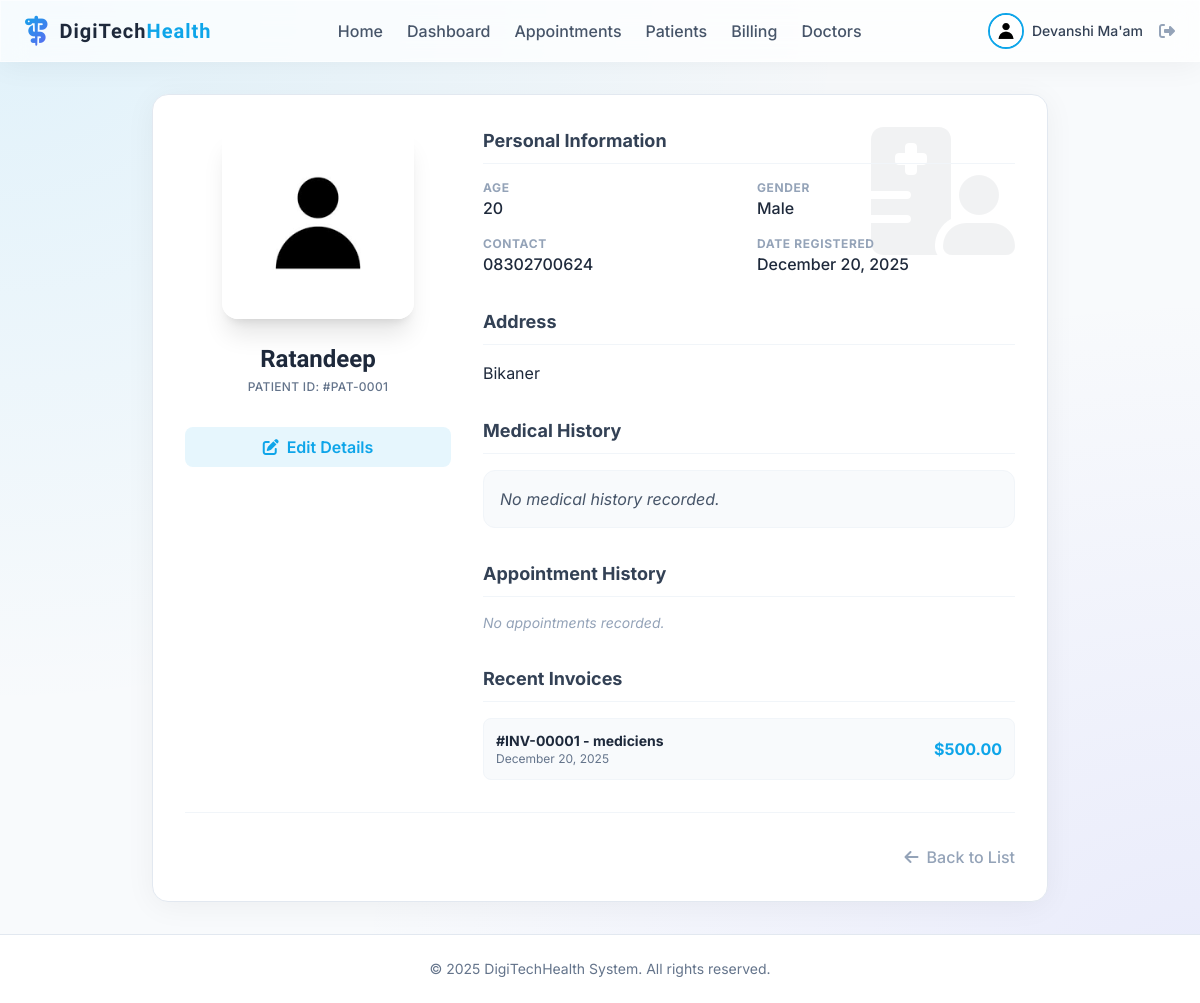
The page /patient/1 (signed in) on the database its author committed.
### app/models.py (models this page shows, shortened)
class User(db.Model, UserMixin):
    id = db.Column(db.Integer, primary_key=True)
    username = db.Column(db.String(20), unique=True, nullable=False)
    email = db.Column(db.String(120), unique=True, nullable=False)
    image_file = db.Column(db.String(20), nullable=False, default='default.jpg')
    password_hash = db.Column(db.String(128))
    role = db.Column(db.String(20), nullable=False, default='patient')

class Patient(db.Model):
    id = db.Column(db.Integer, primary_key=True)
    user_id = db.Column(db.Integer, db.ForeignKey('user.id'), nullable=True) # Optional link to User account
    name = db.Column(db.String(100), nullable=False)
    age = db.Column(db.Integer, nullable=True)
    gender = db.Column(db.String(10), nullable=True)
    contact = db.Column(db.String(15), nullable=True)
    address = db.Column(db.Text, nullable=True)
    medical_history = db.Column(db.Text, nullable=True)
    image_file = db.Column(db.String(20), nullable=False, default='default.jpg')
    date_created = db.Column(db.DateTime, nullable=False, default=db.func.current_timestamp())
    user = db.relationship('User', backref=db.backref('patient_profile', uselist=False))

class Invoice(db.Model):
    id = db.Column(db.Integer, primary_key=True)
    patient_id = db.Column(db.Integer, db.ForeignKey('patient.id'), nullable=False)
    amount = db.Column(db.Float, nullable=False)
    status = db.Column(db.String(20), nullable=False, default='Pending') # Pending, Paid
    description = db.Column(db.String(200), nullable=False)
    date_issued = db.Column(db.DateTime, nullable=False, default=db.func.current_timestamp())
    patient = db.relationship('Patient', backref='invoices')

### app/patient/routes.py (the view)
@patient.route("/patient/<int:patient_id>")
@login_required
def view_patient(patient_id):
    patient_record = Patient.query.get_or_404(patient_id)
    if current_user.role not in ['admin', 'doctor', 'receptionist']:
        if patient_record.user_id != current_user.id:
            abort(403)
    return render_template('patient/view.html', patient=patient_record, title='Patient Details')

### app/models.py (called while the page is built)
@login_manager.user_loader
def load_user(user_id):
    return User.query.get(int(user_id))

### app/templates/patient/view.html
{% extends "base.html" %}
{% block content %}
<div class="flex justify-center">
    <div class="w-full max-w-4xl glass rounded-2xl p-8 border border-slate-200 relative overflow-hidden bg-white">
        <div class="absolute top-0 right-0 p-8 opacity-5 pointer-events-none">
            <i class="fa-solid fa-hospital-user text-9xl text-slate-900"></i>
        </div>
        <div class="flex flex-col md:flex-row gap-8 items-start relative z-10">
            <div class="w-full md:w-1/3 flex flex-col items-center">
                <div class="relative group">
                    <img class="h-48 w-48 rounded-2xl object-cover border-4 border-white shadow-xl group-hover:scale-105 transition-transform duration-300"
                        src="{{ url_for('static', filename='profile_pics/' + patient.image_file) }}"
                        alt="{{ patient.name }}">
                </div>
                <h2 class="mt-6 text-2xl font-display font-bold text-slate-800 text-center">{{ patient.name }}</h2>
                <p class="text-slate-500 font-medium tracking-wide uppercase text-xs mt-1">Patient ID: #PAT-{{ "%04d" %
                    patient.id }}</p>
                {% if current_user.role in ['admin', 'doctor', 'receptionist'] %}
                <div class="mt-8 flex flex-col w-full space-y-3">
                    <a href="{{ url_for('patient.update_patient', patient_id=patient.id) }}"
                        class="w-full py-2 bg-primary/10 text-primary font-semibold rounded-lg text-center hover:bg-primary hover:text-white transition-colors">
                        <i class="fa-solid fa-pen-to-square mr-2"></i>Edit Details
                    </a>
                </div>
                {% endif %}
            </div>
            <div class="w-full md:w-2/3">
                <div class="mb-8">
                    <h3 class="text-lg font-bold text-slate-700 border-b border-slate-100 pb-2 mb-4">Personal
                        Information</h3>
                    <div class="grid grid-cols-1 md:grid-cols-2 gap-4">
                        <div>
                            <p class="text-xs text-slate-400 uppercase font-bold tracking-wider">Age</p>
                            <p class="text-slate-800 font-medium">{{ patient.age if patient.age else 'Not Provided' }}
                            </p>
                        </div>
                        <div>
                            <p class="text-xs text-slate-400 uppercase font-bold tracking-wider">Gender</p>
                            <p class="text-slate-800 font-medium">{{ patient.gender if patient.gender else 'Not
                                Provided' }}</p>
                        </div>
                        <div>
                            <p class="text-xs text-slate-400 uppercase font-bold tracking-wider">Contact</p>
                            <p class="text-slate-800 font-medium">{{ patient.contact if patient.contact else 'Not
                                Provided' }}</p>
                        </div>
                        <div>
                            <p class="text-xs text-slate-400 uppercase font-bold tracking-wider">Date Registered</p>
                            <p class="text-slate-800 font-medium">{{ patient.date_created.strftime('%B %d, %Y') }}</p>
                        </div>
                    </div>
                </div>
                <div class="mb-8">
                    <h3 class="text-lg font-bold text-slate-700 border-b border-slate-100 pb-2 mb-4">Address</h3>
                    <p class="text-slate-800 whitespace-pre-line">{{ patient.address if patient.address else 'Not
                        Provided' }}</p>
                </div>
                <div class="mb-8">
                    <h3 class="text-lg font-bold text-slate-700 border-b border-slate-100 pb-2 mb-4">Medical History
                    </h3>
                    <div class="bg-slate-50 rounded-xl p-4 border border-slate-100 italic text-slate-600">
                        {{ patient.medical_history if patient.medical_history else 'No medical history recorded.' }}
                    </div>
                </div>
                <div class="grid grid-cols-1 gap-8">
                    <div>
                        <h3 class="text-lg font-bold text-slate-700 border-b border-slate-100 pb-2 mb-4">Appointment
                            History</h3>
                        {% if patient.appointments %}
                        <div class="space-y-3">
                            {% for appt in patient.appointments|sort(attribute='date_time', reverse=True) %}
                            <div
                                class="p-3 bg-slate-50 rounded-lg flex justify-between items-center border border-slate-100">
                                <div>
                                    <p class="font-bold text-slate-800 text-sm">{{ appt.date_time.strftime('%B %d, %Y -
                                        %I:%M %p') }}</p>
                                    <p class="text-xs text-slate-500">Dr. {{ appt.doctor.user.username }} ({{
                                        appt.doctor.specialization }})</p>
                                </div>
                                <span class="px-2 py-1 rounded text-[10px] font-bold uppercase
                                    {% if appt.status == 'Scheduled' %} bg-blue-100 text-blue-600
                                    {% elif appt.status == 'Completed' %} bg-green-100 text-green-600
                                    {% else %} bg-red-100 text-red-600 {% endif %}">
                                    {{ appt.status }}
                                </span>
                            </div>
                            {% endfor %}
                        </div>
                        {% else %}
                        <p class="text-sm text-slate-400 italic">No appointments recorded.</p>
                        {% endif %}
                    </div>
                    <div>
                        <h3 class="text-lg font-bold text-slate-700 border-b border-slate-100 pb-2 mb-4">Recent Invoices
                        </h3>
                        {% if patient.invoices %}
                        <div class="space-y-3">
                            {% for invoice in patient.invoices|sort(attribute='date_issued', reverse=True) %}
                            <a href="{{ url_for('billing.view_invoice', invoice_id=invoice.id) }}"
                                class="block p-3 bg-slate-50 rounded-lg flex justify-between items-center border border-slate-100 hover:border-primary transition-colors">
                                <div>
                                    <p class="font-bold text-slate-800 text-sm">#INV-{{ "%05d" % invoice.id }} - {{
                                        invoice.description }}</p>
                                    <p class="text-xs text-slate-500">{{ invoice.date_issued.strftime('%B %d, %Y') }}
                                    </p>
                                </div>
                                <p class="font-bold text-primary">${{ '%.2f' % invoice.amount }}</p>
                            </a>
                            {% endfor %}
                        </div>
                        {% else %}
                        <p class="text-sm text-slate-400 italic">No invoices recorded.</p>
                        {% endif %}
                    </div>
                </div>
            </div>
        </div>
        {% if current_user.role in ['admin', 'doctor', 'receptionist'] %}
        <div class="mt-8 pt-8 border-t border-slate-100 flex justify-end">
            <a href="{{ url_for('patient.list_patients') }}"
                class="text-slate-400 hover:text-slate-600 font-medium transition-colors">
                <i class="fa-solid fa-arrow-left mr-2"></i>Back to List
            </a>
        </div>
        {% endif %}
    </div>
</div>
{% endblock %}

### app/templates/base.html (shortened to what this page needs)
<!doctype html>
<html lang="en">
<head>
  <script src="https://cdn.tailwindcss.com"></script>
  <link rel="stylesheet" href="https://cdnjs.cloudflare.com/ajax/libs/font-awesome/6.4.0/css/all.min.css">
  <link rel="stylesheet" href="{{ url_for('static', filename='css/main.css') }}">
</head>
<body class="overflow-x-hidden">
  <div class="min-h-screen flex flex-col">
    {% if current_user.is_authenticated %}
    <nav class="glass sticky top-0 z-50 px-6 py-3 flex justify-between items-center">
      <div class="flex items-center">
        <i class="fa-solid fa-staff-snake text-3xl gradient-text mr-3"></i>
        <a href="{{ url_for('main.home') }}" class="text-xl font-display font-bold text-slate-800 tracking-wider">
          DigiTech<span class="text-primary">Health</span>
        </a>
      </div>
      <div class="hidden lg:flex items-center space-x-6">
        <a href="{{ url_for('main.home') }}"
          class="font-medium text-slate-600 hover:text-primary transition-colors {{ 'text-primary' if request.endpoint == 'main.home' }}">Home</a>
        {% if current_user.role in ['admin', 'doctor', 'receptionist'] %}
        <a href="{{ url_for('main.dashboard') }}"
          class="font-medium text-slate-600 hover:text-primary transition-colors {{ 'text-primary' if request.endpoint == 'main.dashboard' }}">Dashboard</a>
        {% endif %}
        <a href="{{ url_for('appointment.list_appointments') }}"
          class="font-medium text-slate-600 hover:text-primary transition-colors {{ 'text-primary' in request.endpoint and 'appointment' in request.endpoint }}">Appointments</a>
        <a href="{{ url_for('patient.list_patients') }}"
          class="font-medium text-slate-600 hover:text-primary transition-colors {{ 'text-primary' in request.endpoint and 'patient' in request.endpoint }}">
          {{ 'Patients' if current_user.role in ['admin', 'doctor', 'receptionist'] else 'My Profile' }}
        </a>
        <a href="{{ url_for('billing.list_invoices') }}"
          class="font-medium text-slate-600 hover:text-primary transition-colors {{ 'text-primary' in request.endpoint and 'billing' in request.endpoint }}">
          {{ 'Billing' if current_user.role in ['admin', 'doctor', 'receptionist'] else 'My Invoices' }}
        </a>
        {% if current_user.role in ['admin', 'doctor', 'receptionist'] %}
        <a href="{{ url_for('doctor.list_doctors') }}"
          class="font-medium text-slate-600 hover:text-primary transition-colors {{ 'text-primary' in request.endpoint and 'doctor' in request.endpoint }}">Doctors</a>
        {% endif %}
      </div>
      <div class="flex items-center space-x-4">
        <a href="{{ url_for('main.account') }}" class="flex items-center space-x-2 group">
          <div class="relative">
            <img
              class="h-9 w-9 rounded-full object-cover border-2 border-primary group-hover:border-secondary transition-colors"
              src="{{ url_for('static', filename='profile_pics/' + current_user.image_file) }}"
              alt="{{ current_user.username }}">
          </div>
          <span class="hidden md:block font-medium text-sm text-slate-700 group-hover:text-primary transition-colors">{{
            current_user.username }}</span>
        </a>
        <a href="{{ url_for('auth.logout') }}" class="text-slate-400 hover:text-red-500 transition-colors"
          title="Logout">
          <i class="fa-solid fa-right-from-bracket"></i>
        </a>
      </div>
    </nav>
    {% endif %}
    <main class="flex-1 container mx-auto px-4 py-8">
      <div class="fade-in-up">
        {% block content %}{% endblock %}
      </div>
    </main>
    <footer class="bg-white border-t border-slate-200 py-6 mt-auto">
      <div class="container mx-auto px-4 text-center text-slate-500 text-sm">
        &copy; 2025 DigiTechHealth System. All rights reserved.
      </div>
    </footer>
  </div>
</body>
</html>

### app/static/css/main.css (style rules this page uses)
.glass { background: rgba(255, 255, 255, 0.7); backdrop-filter: blur(12px); -webkit-backdrop-filter: blur(12px); border: 1px solid rgba(255, 255, 255, 0.5); box-shadow: 0 4px 30px rgba(0, 0, 0, 0.05); }
.gradient-text { background: linear-gradient(135deg, #0ea5e9, #6366f1); -webkit-background-clip: text; background-clip: text; color: transparent; }

### app/templates/base.html (style rules this page uses)
body { background-color: #f8fafc; background-image: radial-gradient(at 0% 0%, rgba(14, 165, 233, 0.1) 0, transparent 50%), radial-gradient(at 100% 100%, rgba(99, 102, 241, 0.1) 0, transparent 50%); color: #1e293b; font-family: 'Inter', sans-serif; min-height: 100vh; }

### rows shown on the page
User: role "Patients", role "Billing", image_file (placeholder picture), username "Devanshi Ma'am"
Patient: image_file (placeholder picture), name "Ratandeep", id "0001", age "20", gender "Male", contact "08302700624", date_created "December 20, 2025", address "Bikaner", medical_history "No medical history recorded."
Invoice: id "00001", description "mediciens", date_issued "December 20, 2025", amount "500.00"
